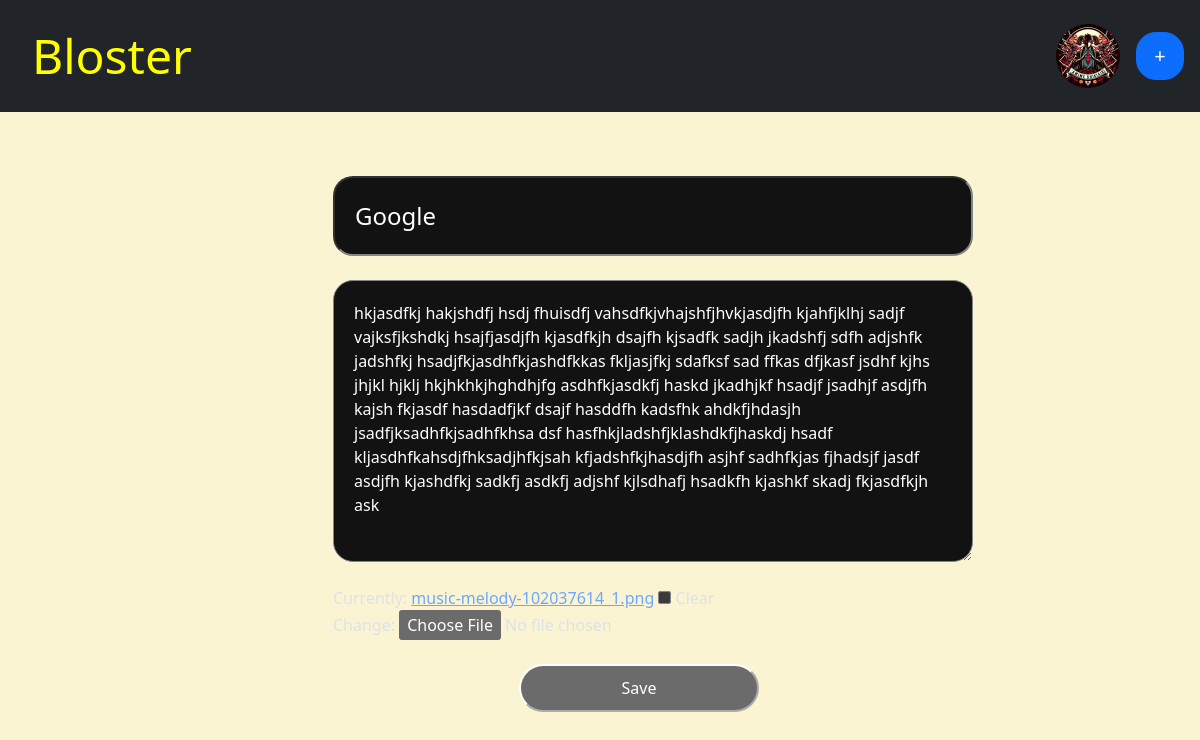
The page /posts/edit/?p=ce770667e5f9b0d8f55367bb79419689d90c48451bb33f079f3a9a72ae132de817186095920798693 (signed in) on the database its author committed.
### User/models.py (models this page shows, shortened)
class UserProfile(models.Model):
    pic = models.ImageField(verbose_name='Profile Picture', default='blank.png', blank=True)
    firstname = models.CharField(max_length=35, blank=True, verbose_name='First Name')
    lastname = models.CharField(max_length=35, blank=True, verbose_name='Last Name')
    bio = models.TextField(max_length=200, blank=True, verbose_name='Bio')
    uuid = models.SlugField(unique=True, editable=False, verbose_name='Unique User Id', blank=True)
    email = models.EmailField(verbose_name='Email ID', blank=True, max_length=254)
    user= models.OneToOneField(User, on_delete=models.CASCADE, editable=False)

### posts/models.py (models this page shows, shortened)
class postModel(models.Model):
    status_option = (
        ('d', 'Draft'),
        ('p', 'Publish')
    )
    author = models.ForeignKey(User, on_delete=models.CASCADE,blank=True, default=None, editable=False)
    title = models.CharField(verbose_name='Post Title', blank=False, max_length=150)
    content = models.TextField(verbose_name='Post Content', blank=False)
    image = models.ImageField(blank=True, default='blank.png')
    creation_date = models.DateTimeField(editable=False , blank=True)
    modify_date = models.DateTimeField(editable=False, blank=True)
    ulink = models.SlugField(verbose_name='Unique Link ID',editable=False, unique=True, blank=False)
    status = models.CharField(max_length=1,choices=status_option,default='d', blank=False)

### posts/views.py (the view, shortened to what this page needs)
# urls.py: path("edit/", views.editpost),
@login_required(login_url="/user/login/")
def editpost(request):
    if request.method=='GET':
        if p:=request.GET.get('p'):
            try:
                post=models.postModel.objects.get(author=request.user, ulink=p)
                postform = forms.CreatePost(instance=post)
                return render(request, 'posts/WorkOnPost.html', {'postform':postform, 'title':'Edit Post', 'act':'/posts/edit/'})
            except models.postModel.DoesNotExist:
                return redirect('/posts/'+p)
        else:raise Http404

### posts/forms.py
class CreatePost(forms.ModelForm):
    class Meta:
        model = models.postModel
        fields= ['title', 'content', 'image', 'status']
        widgets = {
            'title' : forms.TextInput(attrs={"style":"width:40rem;border-radius:20px;padding:20px;font-size:1.5rem;","placeholder":"Title..."}),
            'content': Textarea(attrs={"style":"width:40rem;border-radius:20px;padding:20px;font-size:1rem;","placeholder":"Content..."}),
        }

### User/templatetags/user_profile1.py (called while the page is built)
@register.simple_tag
def get_user_profile(user):
    profile_pic = get_object_or_404(UserProfile, user=user)
    if profile_pic.pic:
        return f'/media/{profile_pic.pic}'
    else: return '/media/blank-user.png'

### posts/templates/posts/WorkOnPost.html (shortened to what this page needs)
{% extends "layout.html" %}
{%block body%}
<form action="{{act}}" method='post' enctype="multipart/form-data">
<br>
<br>
    <div class="container">
        <div class="row justify-content-md-center">
            <div class="col-xl-6 justify-content-center">
                {{postform.title}}
            </div>
        </div>
        <br>
        <div class="row justify-content-md-center">
            <div class="col-xl-6 justify-content-center">
                {{postform.content}}
            </div>
        </div>
        <br>
        <div class="row justify-content-md-center">
            <div class="col-xl-6 justify-content-center">
                {{postform.image}}
            </div>
        </div>
        <br>
        <div class="row justify-content-md-center">
            <div class="col-xl-2 col-12 align-items-center">
                <button type="submit" style="width:15rem;height:3rem;border-radius:50px;" class="justify-content-center">Save</button>
            </div>
        </div>
    </div>
</form>
{% endblock %}

### User/templates/user/layout2.html
{%load user_profile1%}
{%if nav%}
<img src="{%get_user_profile user%}" title='Profile image' style='border-radius:100%;height:4rem;width:4rem;'>
{%else%}
<img src="{%get_user_profile user%}" title='Logout' style='border-radius:100%;height:6rem;width:6rem;'>
{%endif%}

### rows shown on the page
postModel: title "Google", content "hkjasdfkj hakjshdfj hsdj fhuisdfj vahsdfkjvhajshfjhvkjasdjfh kjahfjklhj sadjf vajksfjkshdkj hsajfjasdjfh kjasdfkjh dsajfh kjsadfk sadjh jkadshfj sdfh adjshfk jadshfkj hsadjfkjasdhfkjashdfkkas fkljasjfkj sdafksf sad ffkas dfjkasf jsdhf kjhs jhjkl hjklj hkjhkhkjhghdhjfg asdhfkjasdkfj haskd jkadhjkf hsadjf jsadhjf asdjfh kajsh fkjasdf hasdadfjkf dsajf hasddfh kadsfhk ahdkfjhdasjh jsadfjksadhfkjsadhfkhsa dsf hasfhkjladshfjklashdkfjhaskdj hsadf kljasdhfkahsdjfhksadjhfkjsah kfjadshfkjhasdjfh asjhf sadhfkjas fjhadsjf jasdf asdjfh kjashdfkj sadkfj asdkfj adjshf kjlsdhafj hsadkfh kjashkf skadj fkjasdfkjh ask"
